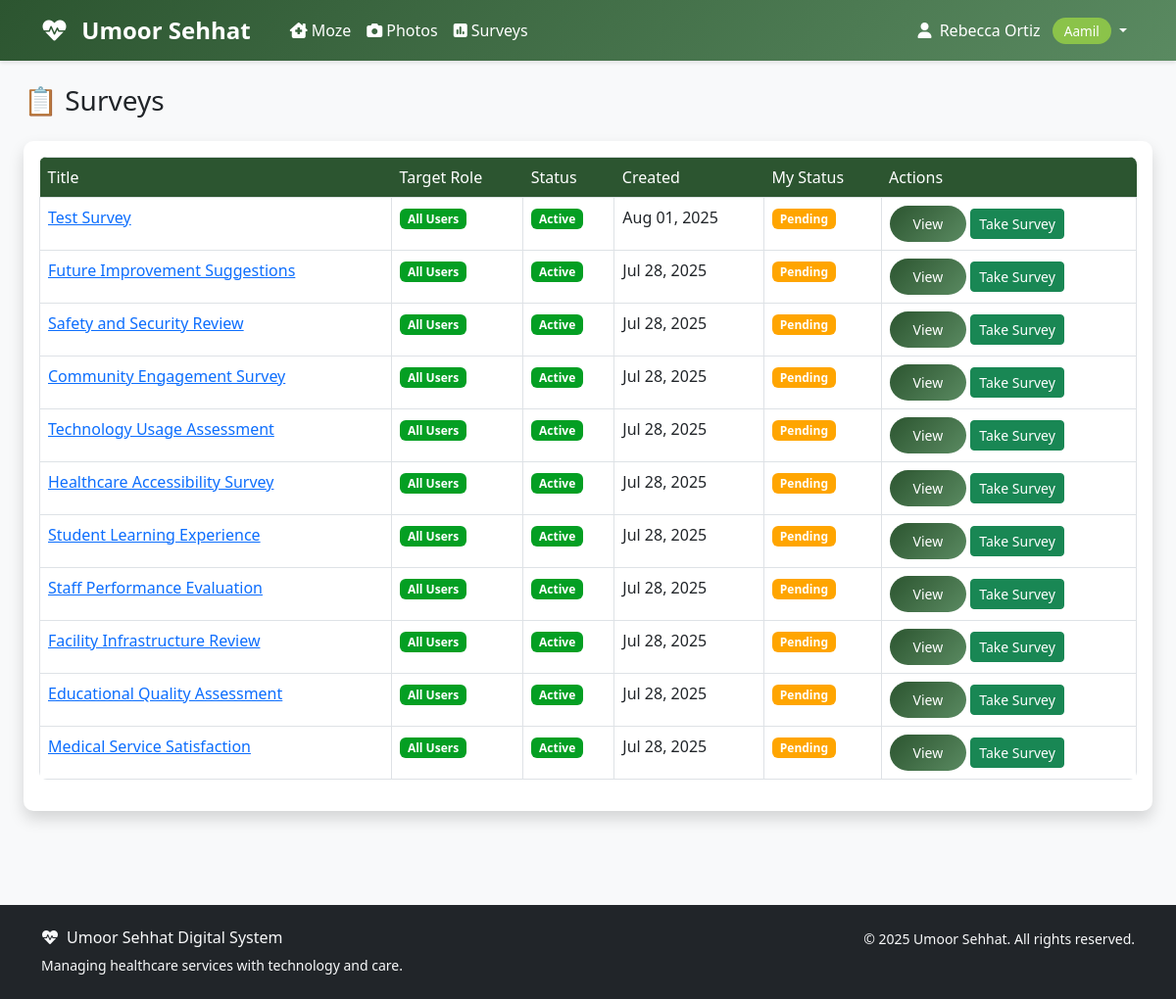
The app's page /surveys/list/ (signed in) with its own data.
### accounts/models.py (models this page shows, shortened)
class User(AbstractUser):
    ROLE_CHOICES = [
        ('aamil', 'Aamil'),
        ('moze_coordinator', 'Moze Coordinator'),
        ('doctor', 'Doctor'),
        ('student', 'Student'),
        ('badri_mahal_admin', 'Badri Mahal Admin'),
    ]
    role = models.CharField(max_length=20, choices=ROLE_CHOICES, default='student')
    its_id = models.CharField(
        max_length=8,
        unique=True,
        null=True,
        blank=True,
        validators=[RegexValidator(
            regex=r'^\d{8}$',
            message='ITS ID must be exactly 8 digits',
            code='invalid_its_id'
        )],
        help_text='8-digit ITS ID'
    )
    phone_number = models.CharField(max_length=15, blank=True, null=True)
    profile_photo = models.URLField(blank=True, null=True)
    arabic_name = models.CharField(max_length=100, blank=True, null=True)
    age = models.PositiveIntegerField(blank=True, null=True)
    verified_certificate = models.FileField(upload_to='certificates/', blank=True, null=True)
    specialty = models.CharField(max_length=100, blank=True, null=True)
    college = models.CharField(max_length=100, blank=True, null=True)  # For students
    specialization = models.CharField(max_length=100, blank=True, null=True)  # For students
    created_at = models.DateTimeField(auto_now_add=True)
    updated_at = models.DateTimeField(auto_now=True)
    def get_full_name(self):
        if self.arabic_name:
            return self.arabic_name
        return super().get_full_name() or self.username
    @property
    def is_aamil(self):
        return self.role == 'aamil'
    @property
    def is_doctor(self):
        return self.role == 'doctor'
    @property
    def is_student(self):
        return self.role == 'student'
    @property
    def is_admin(self):
        return self.role == 'badri_mahal_admin' or self.is_superuser
    class Meta:
        verbose_name = 'User'
        verbose_name_plural = 'Users'
        ordering = ['first_name', 'last_name']

### surveys/models.py (models this page shows, shortened)
class Survey(models.Model):
    title = models.CharField(max_length=200)
    description = models.TextField(blank=True, null=True)
    TARGET_ROLE_CHOICES = [
        ('all', 'All Users'),
        ('aamil', 'Aamils'),
        ('moze_coordinator', 'Moze Coordinators'),
        ('doctor', 'Doctors'),
        ('student', 'Students'),
        ('badri_mahal_admin', 'Badri Mahal Admins'),
    ]
    target_role = models.CharField(max_length=20, choices=TARGET_ROLE_CHOICES, default='all')
    questions = models.JSONField(
        default=list,
        help_text='List of questions in JSON format'
    )
    created_by = models.ForeignKey(settings.AUTH_USER_MODEL, on_delete=models.CASCADE, related_name='created_surveys')
    is_active = models.BooleanField(default=True)
    is_anonymous = models.BooleanField(default=False)
    allow_multiple_responses = models.BooleanField(default=False)
    show_results = models.BooleanField(default=False, help_text='Show results to respondents')
    start_date = models.DateTimeField(blank=True, null=True)
    end_date = models.DateTimeField(blank=True, null=True)
    created_at = models.DateTimeField(auto_now_add=True)
    updated_at = models.DateTimeField(auto_now=True)
    class Meta:
        ordering = ['-created_at']
        verbose_name = 'Survey'
        verbose_name_plural = 'Surveys'

### surveys/views.py (the view)
# urls.py: path('list/', views.SurveyListView.as_view(), name='list'),
class SurveyListView(LoginRequiredMixin, ListView):
    model = Survey
    template_name = 'surveys/survey_list.html'
    context_object_name = 'surveys'
    paginate_by = 12
    def get_queryset(self):
        user = self.request.user
        if user.role == "admin":
            queryset = Survey.objects.all()
        elif user.role == "aamil" or user.role == "moze_coordinator":
            queryset = Survey.objects.filter(
                Q(created_by=user) |
                Q(target_role=user.role) |
                Q(target_role="all")
            )
        else:
            queryset = Survey.objects.filter(
                Q(target_role=user.role) |
                Q(target_role="all"),
                is_active=True
            )
        search = self.request.GET.get('search')
        if search:
            queryset = queryset.filter(
                Q(title__icontains=search) |
                Q(description__icontains=search)
            )
        status = self.request.GET.get('status')
        if status == 'active':
            queryset = queryset.filter(is_active=True)
        elif status == 'completed':
            queryset = queryset.filter(
                Q(end_date__isnull=False) & Q(end_date__lt=timezone.now())
            )
        elif status == 'pending':
            queryset = queryset.exclude(
                id__in=SurveyResponse.objects.filter(respondent=user).values('survey_id')
            )
        return queryset.select_related('created_by').order_by('-created_at')
    def get_context_data(self, **kwargs):
        context = super().get_context_data(**kwargs)
        context['search_query'] = self.request.GET.get('search', '')
        context['status_filter'] = self.request.GET.get('status', '')
        user_responses = {}
        if self.request.user.is_authenticated:
            responses = SurveyResponse.objects.filter(
                respondent=self.request.user,
                survey__in=context['surveys']
            ).values('survey_id', 'created_at')
            user_responses = {r['survey_id']: r['created_at'] for r in responses}
        context['user_responses'] = user_responses
        return context

### templates/surveys/survey_list.html (shortened to what this page needs)
{% extends 'base.html' %}
{% block content %}
<div class="container-fluid">
    <div class="row mb-4">
        <div class="col-12">
            <h1 class="h3 mb-0 text-gray-800">📋 Surveys</h1>
        </div>
    </div>
    <div class="card shadow mb-4">
        <div class="card-body">
            {% if surveys %}
                <div class="table-responsive">
                    <table class="table table-bordered">
                        <thead>
                            <tr>
                                <th>Title</th>
                                <th>Target Role</th>
                                <th>Status</th>
                                <th>Created</th>
                                <th>My Status</th>
                                <th>Actions</th>
                            </tr>
                        </thead>
                        <tbody>
                            {% for survey in surveys %}
                            <tr>
                                <td><a href="{% url 'surveys:detail' survey.pk %}">{{ survey.title }}</a></td>
                                <td><span class="badge badge-info" style="background-color: rgb(4, 159, 35);">{{ survey.get_target_role_display }}</span></td>
                                <td>
                                    {% if survey.is_active %}
                                        <span class="badge badge-success" style="background-color: rgb(4, 159, 35);">Active</span>
                                    {% else %}
                                        <span class="badge badge-danger" style="background-color: rgb(237, 6, 6);">Inactive</span>
                                    {% endif %}
                                </td>
                                <td>{{ survey.created_at|date:"M d, Y" }}</td>
                                <td>
                                    {% if survey.pk in user_responses %}
                                        <span class="badge badge-success" style="background-color: green;">Completed</span>
                                    {% elif survey.is_active %}
                                        <span class="badge badge-warning" style="background-color: orange;">Pending</span>
                                    {% else %}
                                        <span class="badge badge-secondary" style="background-color:lightcoral;">Not Available</span>
                                    {% endif %}
                                </td>
                                <td>
                                    <a href="{% url 'surveys:detail' survey.pk %}" class="btn btn-sm btn-primary">View</a>
                                    {% if survey.is_active and survey.pk not in user_responses %}
                                        <a href="{% url 'surveys:take_survey' survey.pk %}" class="btn btn-sm btn-success">Take Survey</a>
                                    {% endif %}
                                </td>
                            </tr>
                            {% endfor %}
                        </tbody>
                    </table>
                </div>
            {% else %}
                <p class="text-muted">No surveys available.</p>
            {% endif %}
        </div>
    </div>
</div>
{% endblock %}

### templates/base.html (shortened to what this page needs)
<!DOCTYPE html>
<html lang="en">
<head>
    <link href="https://cdn.jsdelivr.net/npm/bootstrap@5.3.0/dist/css/bootstrap.min.css" rel="stylesheet">
    <link href="https://cdnjs.cloudflare.com/ajax/libs/font-awesome/6.0.0/css/all.min.css" rel="stylesheet">
</head>
<body>
    <nav class="navbar navbar-expand-lg navbar-custom">
        <div class="container">
            <a class="navbar-brand text-white" href="{% url 'dashboard' %}">
                <i class="fas fa-heartbeat me-2"></i>
                Umoor Sehhat
            </a>
            <div class="collapse navbar-collapse" id="navbarNav">
                {% if user.is_authenticated %}
                    <ul class="navbar-nav me-auto">
                        {% if user.is_aamil or user.is_moze_coordinator %}
                            <li class="nav-item">
                                <a class="nav-link" href="#">
                                    <i class="fas fa-clinic-medical me-1"></i>Moze
                                </a>
                            </li>
                            <li class="nav-item">
                                <a class="nav-link" href="#">
                                    <i class="fas fa-camera me-1"></i>Photos
                                </a>
                            </li>
                        {% endif %}
                        <li class="nav-item">
                            <a class="nav-link" href="{% url 'surveys:list' %}" class="text-decoration-none">
                                <i class="fas fa-poll me-1"></i>Surveys
                            </a>
                        </li>
                    </ul>
                    <ul class="navbar-nav">
                        <li class="nav-item dropdown">
                            <a class="nav-link dropdown-toggle" href="#" id="navbarDropdown" role="button" data-bs-toggle="dropdown">
                                <i class="fas fa-user me-1"></i>
                                {{ user.get_full_name|default:user.username }}
                                <span class="role-badge ms-2">{{ user.get_role_display }}</span>
                            </a>
                        </li>
                    </ul>
                {% endif %}
            </div>
        </div>
    </nav>
    <main class="container-fluid py-4">
        {% block content %}{% endblock %}
    </main>
    <footer class="bg-dark text-light py-4 mt-5">
        <div class="container">
            <div class="row">
                <div class="col-md-6">
                    <h6><i class="fas fa-heartbeat me-2"></i>Umoor Sehhat Digital System</h6>
                    <p class="small mb-0">Managing healthcare services with technology and care.</p>
                </div>
                <div class="col-md-6 text-md-end">
                    <p class="small mb-0">
                        &copy; {% now "Y" %} Umoor Sehhat. All rights reserved.
                    </p>
                </div>
            </div>
        </div>
    </footer>
</body>
</html>

### templates/base.html (style rules this page uses)
:root { --primary-color: #2c5530; --secondary-color: #5a8a61; --accent-color: #8bc34a; --text-dark: #2d3436; --bg-light: #f8f9fa; }
body { font-family: 'Segoe UI', Tahoma, Geneva, Verdana, sans-serif; background-color: var(--bg-light); }
.navbar-brand { font-weight: bold; color: white !important; font-size: 1.5rem; margin-right: 2rem; }
.navbar-custom { background: linear-gradient(135deg, var(--primary-color), var(--secondary-color)); box-shadow: 0 2px 4px rgba(0,0,0,.1); }
.navbar-custom .navbar-nav .nav-link { color: white !important; font-weight: 500; transition: all 0.3s ease; }
.card { border: none; border-radius: 10px; box-shadow: 0 4px 6px rgba(0,0,0,.1); transition: transform 0.3s ease; }
.btn-primary { background: linear-gradient(135deg, var(--primary-color), var(--secondary-color)); border: none; border-radius: 25px; padding: 8px 24px; font-weight: 500; transition: all 0.3s ease; }
.role-badge { background: var(--accent-color); color: white; padding: 4px 12px; border-radius: 20px; font-size: 0.85rem; font-weight: 500; }
.table { border-radius: 8px; overflow: hidden; }
.table thead th { border: none; background: var(--primary-color); color: white; font-weight: 500; }

### records on screen
User: get_full_name "Rebecca Ortiz", role "Aamil"
Survey: title "Test Survey", target_role "All Users", is_active "Active", created_at "Aug 01, 2025"
Survey: title "Future Improvement Suggestions", target_role "All Users", is_active "Active", created_at "Jul 28, 2025"
Survey: title "Safety and Security Review", target_role "All Users", is_active "Active", created_at "Jul 28, 2025"
Survey: title "Community Engagement Survey", target_role "All Users", is_active "Active", created_at "Jul 28, 2025"
Survey: title "Technology Usage Assessment", target_role "All Users", is_active "Active", created_at "Jul 28, 2025"
Survey: title "Healthcare Accessibility Survey", target_role "All Users", is_active "Active", created_at "Jul 28, 2025"
Survey: title "Student Learning Experience", target_role "All Users", is_active "Active", created_at "Jul 28, 2025"
Survey: title "Staff Performance Evaluation", target_role "All Users", is_active "Active", created_at "Jul 28, 2025"
Survey: title "Facility Infrastructure Review", target_role "All Users", is_active "Active", created_at "Jul 28, 2025"
Survey: title "Educational Quality Assessment", target_role "All Users", is_active "Active", created_at "Jul 28, 2025"
Survey: title "Medical Service Satisfaction", target_role "All Users", is_active "Active", created_at "Jul 28, 2025"
